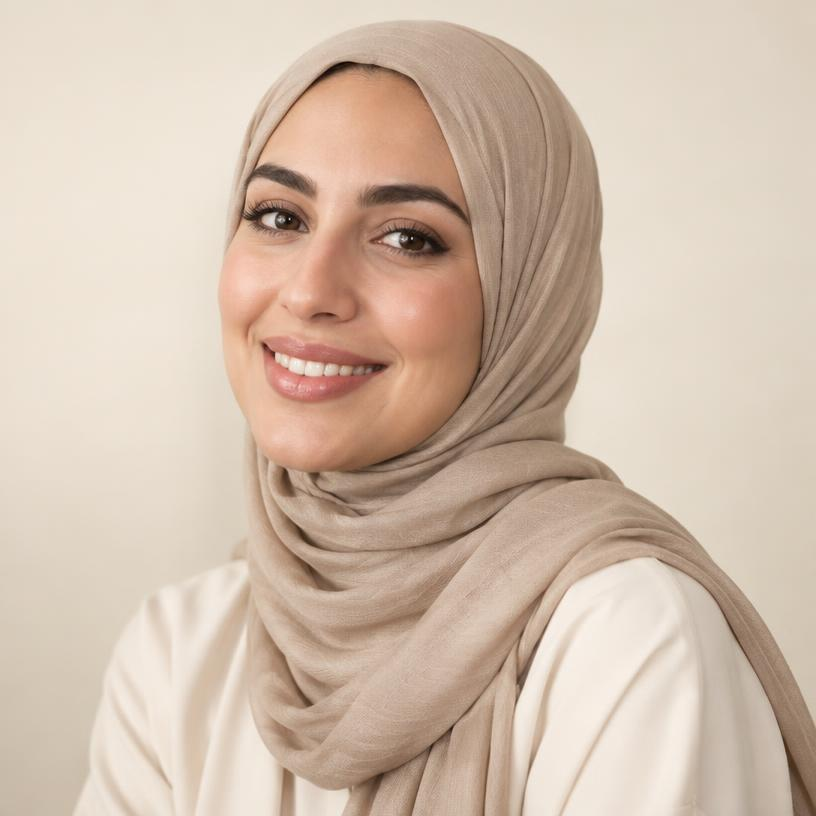
#> input picture frontend/src/assets/c-ayesha.jpg, 816 x 816 px
$ python -i image_variants.py   (imports and definitions only)
#> lines starting #> are read from the running program, lines starting #| are printed output that depends on the picture
#> further down, picture is the input picture: PIL image 816x816 RGB; mean R, G, B 210, 190, 172.9
"""
Programmatic image variants — produces 3 views from one upload.
NOT true AI regeneration. Real angles need SDXL/Flux + GPU.

Views:
  1. Front   — cleaned, white bg, centered
  2. Side    — mirrored (perceived opposite side)
  3. Detail  — center crop, zoomed

To upgrade to real AI angles later:
  replace generate_variants() with a call to Replicate/ComfyUI.
"""

import base64
import io
import logging
from typing import List, Dict

from PIL import Image, ImageEnhance, ImageFilter, ImageOps

logger = logging.getLogger(__name__)

OUTPUT_SIZE = 1024
JPEG_QUALITY = 88


def _clean(img: Image.Image) -> Image.Image:
    """Fit to white square canvas, enhance."""
    w, h = img.size
#> w = 816; h = 816
    canvas = Image.new("RGB", (OUTPUT_SIZE, OUTPUT_SIZE), (255, 255, 255))
#> canvas: PIL image 1024x1024 RGB; every value is 255

    # Scale to fit 85% of canvas
    max_side = int(OUTPUT_SIZE * 0.85)
    scale = min(max_side / w, max_side / h)
#> scale = 1.07
    new_size = (int(w * scale), int(h * scale))
#> new_size = (870, 870)
    img = img.resize(new_size, Image.LANCZOS)

    x = (OUTPUT_SIZE - img.width) // 2
#> x = 77
    y = (OUTPUT_SIZE - img.height) // 2
#> y = 77
    canvas.paste(img, (x, y))
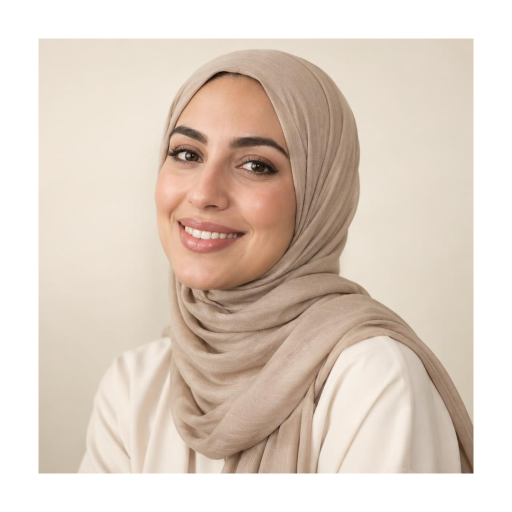
#> canvas: PIL image 1024x1024 RGB (shown at 1/2 size); mean R, G, B 222.5, 208.1, 195.8

    canvas = ImageOps.autocontrast(canvas, cutoff=1)
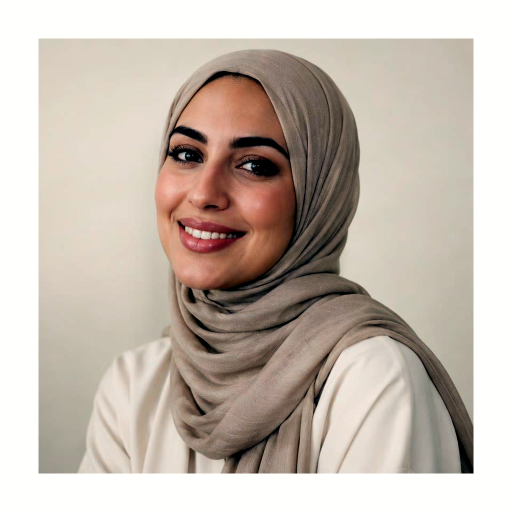
#> canvas: PIL image 1024x1024 RGB (shown at 1/2 size); mean R, G, B 197.5, 185.8, 175.5
    canvas = ImageEnhance.Color(canvas).enhance(1.05)
    canvas = ImageEnhance.Contrast(canvas).enhance(1.04)
    canvas = canvas.filter(
        ImageFilter.UnsharpMask(radius=1.2, percent=70, threshold=3)
    )
    return canvas


# [53 lines left out: functions _to_jpeg_bytes, generate_variants, not called in this run]

>>> from PIL import Image
>>> picture = Image.open('../../../frontend/src/assets/c-ayesha.jpg')
>>> result = _clean(picture)
